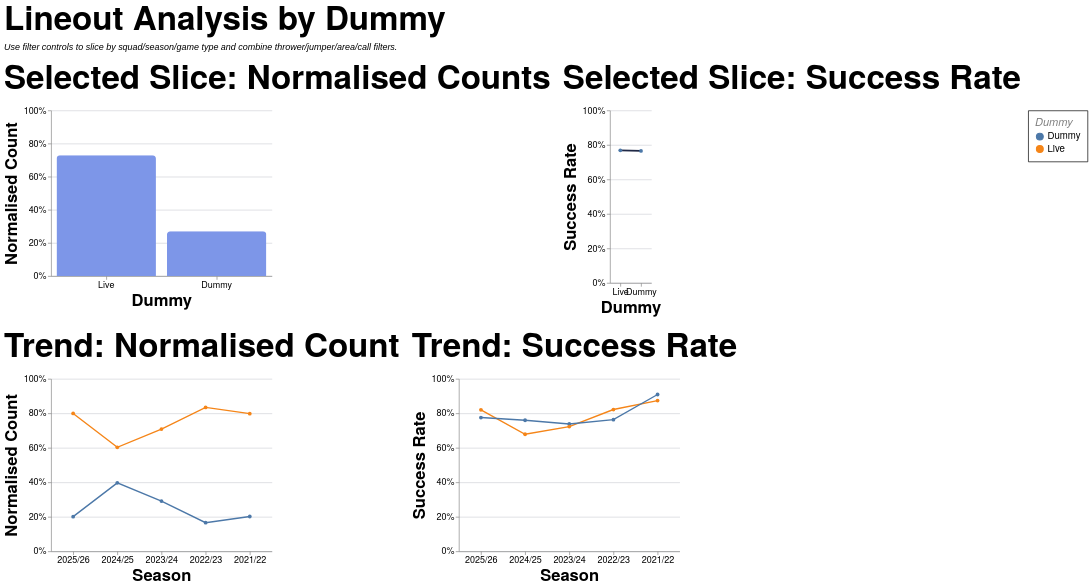

Write a Vega-Lite specification for this figure.
### Vega-Lite specification from a JSON file in a GitHub repository (floating-point values rounded to 4 significant figures; data arrays with more than 128 entries replaced by an {"elided": "..."} marker saying what was removed)
{"config": {"axis": {"labelFont": "PT Sans Narrow, Helvetica Neue, Helvetica, Arial, sans-serif", "titleFont": "PT Sans Narrow, Helvetica Neue, Helvetica, Arial, sans-serif", "labelFontSize": 13, "titleFontSize": 24, "gridColor": "#202947", "gridOpacity": 0.2, "zindex": 1}, "text": {"font": "Lato, sans-serif"}, "bar": {"cornerRadiusEnd": 5}, "header": {"labelFont": "PT Sans Narrow, Helvetica Neue, Helvetica, Arial, sans-serif", "titleFont": "PT Sans Narrow, Helvetica Neue, Helvetica, Arial, sans-serif", "labelFontSize": 24, "titleFontSize": 28, "labelFontWeight": "bold", "orient": "left"}, "legend": {"labelFont": "PT Sans Narrow, Helvetica Neue, Helvetica, Arial, sans-serif", "titleFont": "PT Sans Narrow, Helvetica Neue, Helvetica, Arial, sans-serif", "labelFontSize": 14, "titleFontSize": 16, "titlePadding": 5, "fillColor": "white", "strokeColor": "black", "padding": 10, "titleFontWeight": "lighter", "titleFontStyle": "italic", "titleColor": "gray", "offset": 10}, "title": {"font": "PT Sans Narrow, Helvetica Neue, Helvetica, Arial, sans-serif", "fontSize": 48, "fontWeight": "bold", "anchor": "start", "align": "center", "titlePadding": 20, "subtitlePadding": 10, "subtitleFontSize": 13, "subtitleColor": "", "subtitleFontStyle": "italic", "offset": 15, "color": "black"}, "axisX": {"labelAngle": 0}, "facet": {"title": null, "header": null, "align": {"row": "each", "column": "each"}}, "resolve": {"scale": {"y": "independent", "facet": "independent"}}, "background": "transparent", "scale": {"offsetBandPaddingOuter": 0.2, "offsetBandPaddingInner": 0.1}, "view": {"stroke": null, "background": "transparent"}}, "vconcat": [{"hconcat": [{"mark": {"type": "bar", "color": "#7d96e8"}, "encoding": {"tooltip": [{"field": "dummy", "title": "Dummy", "type": "nominal"}, {"field": "attempts", "format": ",.0f", "title": "Lineouts", "type": "quantitative"}, {"field": "share", "format": ".1%", "title": "Normalised Count", "type": "quantitative"}], "x": {"field": "dummy", "sort": "-y", "title": "Dummy", "type": "nominal"}, "y": {"axis": {"format": "%"}, "field": "share", "scale": {"domain": [0, 1]}, "title": "Normalised Count", "type": "quantitative"}}, "height": 240, "title": "Selected Slice: Normalised Counts", "transform": [{"filter": "(loSquad == 'All' || datum.squad == loSquad) && (loGameType == 'All' || (loGameType == 'League + Cup' && (datum.game_type == 'League' || datum.game_type == 'Cup')) || (loGameType == 'League only' && datum.game_type == 'League') || datum.game_type == loGameType) && (loOpposition == 'All' || datum.opposition == loOpposition) && (loThrower == 'All' || datum.thrower == loThrower) && (loJumper == 'All' || datum.jumper == loJumper) && (loArea == 'All' || datum.area == loArea) && (loNumbers == 'All' || datum.numbers == loNumbers) && (loCall == 'All' || datum.call == loCall) && (loCallType == 'All' || datum.call_type == loCallType)"}, {"filter": "(loSeason == 'All' || datum.season == loSeason)"}, {"aggregate": [{"op": "count", "as": "attempts"}, {"op": "sum", "field": "won", "as": "won"}], "groupby": ["dummy"]}, {"joinaggregate": [{"op": "sum", "field": "attempts", "as": "total_attempts"}]}, {"calculate": "datum.attempts / datum.total_attempts", "as": "share"}, {"calculate": "datum.won / datum.attempts", "as": "success_rate"}], "width": 320}, {"mark": {"type": "line", "color": "#202946", "point": true, "strokeWidth": 2.5}, "encoding": {"tooltip": [{"field": "dummy", "title": "Dummy", "type": "nominal"}, {"field": "won", "format": ",.0f", "title": "Won", "type": "quantitative"}, {"field": "attempts", "format": ",.0f", "title": "Lineouts", "type": "quantitative"}, {"field": "success_rate", "format": ".1%", "title": "Success Rate", "type": "quantitative"}], "x": {"field": "dummy", "sort": "-y", "title": "Dummy", "type": "nominal"}, "y": {"axis": {"format": "%"}, "field": "success_rate", "scale": {"domain": [0, 1]}, "title": "Success Rate", "type": "quantitative"}}, "height": 250, "title": "Selected Slice: Success Rate", "transform": [{"filter": "(loSquad == 'All' || datum.squad == loSquad) && (loGameType == 'All' || (loGameType == 'League + Cup' && (datum.game_type == 'League' || datum.game_type == 'Cup')) || (loGameType == 'League only' && datum.game_type == 'League') || datum.game_type == loGameType) && (loOpposition == 'All' || datum.opposition == loOpposition) && (loThrower == 'All' || datum.thrower == loThrower) && (loJumper == 'All' || datum.jumper == loJumper) && (loArea == 'All' || datum.area == loArea) && (loNumbers == 'All' || datum.numbers == loNumbers) && (loCall == 'All' || datum.call == loCall) && (loCallType == 'All' || datum.call_type == loCallType)"}, {"filter": "(loSeason == 'All' || datum.season == loSeason)"}, {"aggregate": [{"op": "count", "as": "attempts"}, {"op": "sum", "field": "won", "as": "won"}], "groupby": ["dummy"]}, {"joinaggregate": [{"op": "sum", "field": "attempts", "as": "total_attempts"}]}, {"calculate": "datum.attempts / datum.total_attempts", "as": "share"}, {"calculate": "datum.won / datum.attempts", "as": "success_rate"}], "width": {"step": 30}}], "spacing": 16}, {"hconcat": [{"mark": {"type": "line", "point": true, "strokeWidth": 2}, "encoding": {"color": {"field": "dummy", "title": "Dummy", "type": "nominal"}, "tooltip": [{"field": "season", "title": "Season", "type": "nominal"}, {"field": "dummy", "title": "Dummy", "type": "nominal"}, {"field": "attempts", "format": ",.0f", "title": "Lineouts", "type": "quantitative"}, {"field": "norm_count", "format": ".1%", "title": "Normalised Count", "type": "quantitative"}], "x": {"field": "season", "sort": "-x", "title": "Season", "type": "nominal"}, "y": {"axis": {"format": "%"}, "field": "norm_count", "scale": {"domain": [0, 1]}, "title": "Normalised Count", "type": "quantitative"}}, "height": 250, "title": "Trend: Normalised Count", "transform": [{"filter": "(loSquad == 'All' || datum.squad == loSquad) && (loGameType == 'All' || (loGameType == 'League + Cup' && (datum.game_type == 'League' || datum.game_type == 'Cup')) || (loGameType == 'League only' && datum.game_type == 'League') || datum.game_type == loGameType) && (loOpposition == 'All' || datum.opposition == loOpposition) && (loThrower == 'All' || datum.thrower == loThrower) && (loJumper == 'All' || datum.jumper == loJumper) && (loArea == 'All' || datum.area == loArea) && (loNumbers == 'All' || datum.numbers == loNumbers) && (loCall == 'All' || datum.call == loCall) && (loCallType == 'All' || datum.call_type == loCallType)"}, {"aggregate": [{"op": "count", "as": "attempts"}, {"op": "sum", "field": "won", "as": "won"}], "groupby": ["season", "dummy"]}, {"joinaggregate": [{"op": "sum", "field": "attempts", "as": "season_attempts"}], "groupby": ["season"]}, {"calculate": "datum.attempts / datum.season_attempts", "as": "norm_count"}, {"calculate": "datum.won / datum.attempts", "as": "success_rate"}], "width": 320}, {"mark": {"type": "line", "point": true, "strokeWidth": 2}, "encoding": {"color": {"field": "dummy", "title": "Dummy", "type": "nominal"}, "tooltip": [{"field": "season", "title": "Season", "type": "nominal"}, {"field": "dummy", "title": "Dummy", "type": "nominal"}, {"field": "won", "format": ",.0f", "title": "Won", "type": "quantitative"}, {"field": "attempts", "format": ",.0f", "title": "Lineouts", "type": "quantitative"}, {"field": "success_rate", "format": ".1%", "title": "Success Rate", "type": "quantitative"}], "x": {"field": "season", "sort": "-x", "title": "Season", "type": "nominal"}, "y": {"axis": {"format": "%"}, "field": "success_rate", "scale": {"domain": [0, 1]}, "title": "Success Rate", "type": "quantitative"}}, "height": 250, "title": "Trend: Success Rate", "transform": [{"filter": "(loSquad == 'All' || datum.squad == loSquad) && (loGameType == 'All' || (loGameType == 'League + Cup' && (datum.game_type == 'League' || datum.game_type == 'Cup')) || (loGameType == 'League only' && datum.game_type == 'League') || datum.game_type == loGameType) && (loOpposition == 'All' || datum.opposition == loOpposition) && (loThrower == 'All' || datum.thrower == loThrower) && (loJumper == 'All' || datum.jumper == loJumper) && (loArea == 'All' || datum.area == loArea) && (loNumbers == 'All' || datum.numbers == loNumbers) && (loCall == 'All' || datum.call == loCall) && (loCallType == 'All' || datum.call_type == loCallType)"}, {"aggregate": [{"op": "count", "as": "attempts"}, {"op": "sum", "field": "won", "as": "won"}], "groupby": ["season", "dummy"]}, {"joinaggregate": [{"op": "sum", "field": "attempts", "as": "season_attempts"}], "groupby": ["season"]}, {"calculate": "datum.attempts / datum.season_attempts", "as": "norm_count"}, {"calculate": "datum.won / datum.attempts", "as": "success_rate"}], "width": 320}], "spacing": 16}], "data": {"name": "data-e83ea88e487ae484029b5fe5c4083f37"}, "params": [{"name": "loSquad", "value": "All"}, {"name": "loSeason", "value": "All"}, {"name": "loGameType", "value": "All"}, {"name": "loOpposition", "value": "All"}, {"name": "loThrower", "value": "All"}, {"name": "loJumper", "value": "All"}, {"name": "loArea", "value": "All"}, {"name": "loNumbers", "value": "All"}, {"name": "loCall", "value": "All"}, {"name": "loCallType", "value": "All"}], "spacing": 22, "title": {"text": "Lineout Analysis by Dummy", "subtitle": "Use filter controls to slice by squad/season/game type and combine thrower/jumper/area/call filters."}, "$schema": "https://vega.github.io/schema/vega-lite/v5.20.1.json", "datasets": {"data-e83ea88e487ae484029b5fe5c4083f37": {"elided": "1274 records"}}}
